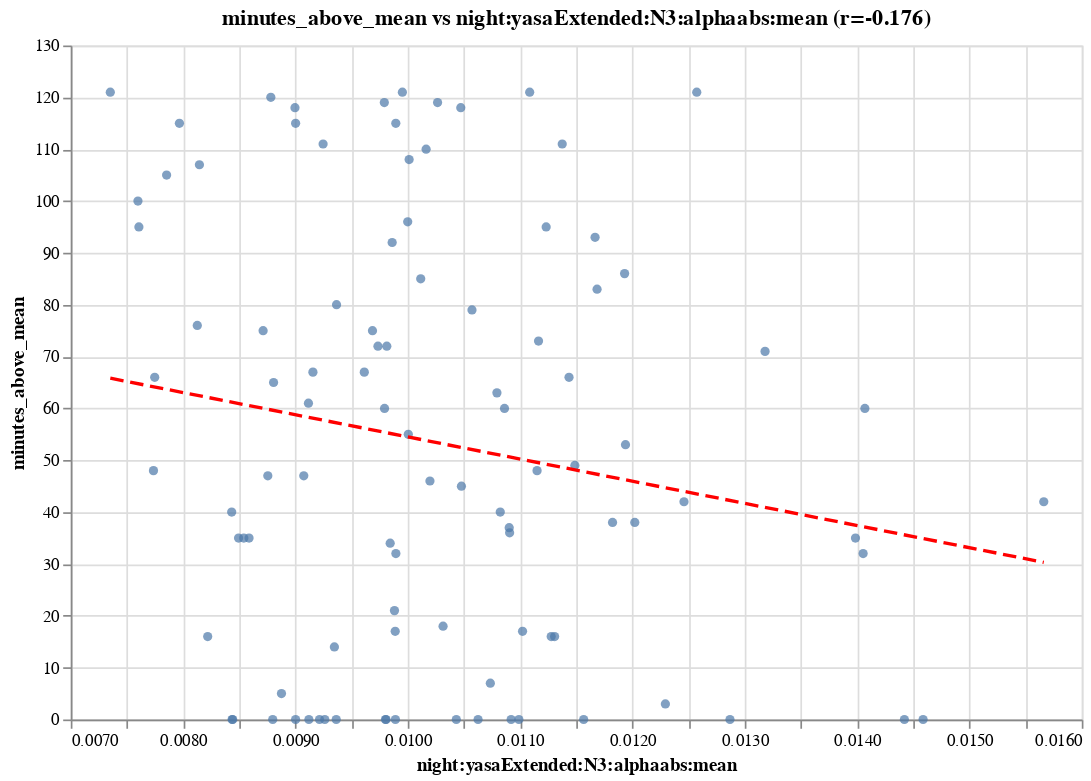

The notebook cell this image was saved under:
### Code cell
import altair as alt


col = "night:yasaExtended:N3:alphaabs:mean"
against = "minutes_above_mean"



plot_df = pd.DataFrame({
    'dayAndNightOf': merged_for_corr['dayAndNightOf'],
    'x': merged_for_corr[col],
    'y': merged_for_corr[against]
}).dropna()  # Remove any rows with missing values

# Calculate correlation
correlation = plot_df['x'].corr(plot_df['y'])

# Create scatter plot with trend line
scatter = alt.Chart(plot_df).mark_circle().encode(
    x=alt.X('x:Q', 
            title=col,
            scale=alt.Scale(zero=False)),
    y=alt.Y('y:Q', 
            title=against,
            scale=alt.Scale(zero=False)),
    tooltip=['dayAndNightOf', 
            alt.Tooltip('x:Q', format='.2f'),
            alt.Tooltip('y:Q', format='.2f')]
)

# Add trend line
trend_line = scatter.transform_regression('x', 'y').mark_line(
    color='red',
    strokeDash=[8, 4]
)

# Combine scatter and trend line
chart = (scatter + trend_line).properties(
    width=600,
    height=400,
    title=f'{against} vs {col} (r={correlation:.3f})'
)

# Display correlation and the chart
print(f"Correlation: {correlation:.3f}")
display(plot_df.head())
chart

### Figure 1 — Vega-Lite specification as saved in the notebook (floating-point values rounded to 4 significant figures)
{"config": {"view": {"continuousWidth": 300, "continuousHeight": 300}}, "layer": [{"mark": {"type": "circle"}, "encoding": {"tooltip": [{"field": "dayAndNightOf", "type": "nominal"}, {"field": "x", "format": ".2f", "type": "quantitative"}, {"field": "y", "format": ".2f", "type": "quantitative"}], "x": {"field": "x", "scale": {"zero": false}, "title": "night:yasaExtended:N3:alphaabs:mean", "type": "quantitative"}, "y": {"field": "y", "scale": {"zero": false}, "title": "minutes_above_mean", "type": "quantitative"}}}, {"mark": {"type": "line", "color": "red", "strokeDash": [8, 4]}, "encoding": {"tooltip": [{"field": "dayAndNightOf", "type": "nominal"}, {"field": "x", "format": ".2f", "type": "quantitative"}, {"field": "y", "format": ".2f", "type": "quantitative"}], "x": {"field": "x", "scale": {"zero": false}, "title": "night:yasaExtended:N3:alphaabs:mean", "type": "quantitative"}, "y": {"field": "y", "scale": {"zero": false}, "title": "minutes_above_mean", "type": "quantitative"}}, "transform": [{"on": "x", "regression": "y"}]}], "data": {"name": "data-ea87910501b9d32461e3b82953cb05e0"}, "height": 400, "title": "minutes_above_mean vs night:yasaExtended:N3:alphaabs:mean (r=-0.176)", "width": 600, "$schema": "https://vega.github.io/schema/vega-lite/v5.20.1.json", "datasets": {"data-ea87910501b9d32461e3b82953cb05e0": [{"dayAndNightOf": "2024-07-14", "x": 0.01092, "y": 0}, {"dayAndNightOf": "2024-07-15", "x": 0.009116, "y": 61}, {"dayAndNightOf": "2024-07-16", "x": 0.01407, "y": 60}, {"dayAndNightOf": "2024-07-17", "x": 0.009807, "y": 0}, {"dayAndNightOf": "2024-07-21", "x": 0.01099, "y": 0}, {"dayAndNightOf": "2024-07-22", "x": 0.009214, "y": 0}, {"dayAndNightOf": "2024-07-27", "x": 0.01079, "y": 63}, {"dayAndNightOf": "2024-08-18", "x": 0.01405, "y": 32}, {"dayAndNightOf": "2024-08-19", "x": 0.01063, "y": 0}, {"dayAndNightOf": "2024-08-20", "x": 0.01109, "y": 121}, {"dayAndNightOf": "2024-08-21", "x": 0.009791, "y": 119}, {"dayAndNightOf": "2024-08-22", "x": 0.01246, "y": 42}, {"dayAndNightOf": "2024-08-23", "x": 0.01027, "y": 119}, {"dayAndNightOf": "2024-08-24", "x": 0.01169, "y": 83}, {"dayAndNightOf": "2024-08-25", "x": 0.0102, "y": 46}, {"dayAndNightOf": "2024-09-01", "x": 0.01257, "y": 121}, {"dayAndNightOf": "2024-09-02", "x": 0.01137, "y": 111}, {"dayAndNightOf": "2024-09-03", "x": 0.01001, "y": 108}, {"dayAndNightOf": "2024-09-04", "x": 0.008126, "y": 76}, {"dayAndNightOf": "2024-09-05", "x": 0.008781, "y": 120}, {"dayAndNightOf": "2024-09-11", "x": 0.01167, "y": 93}, {"dayAndNightOf": "2024-09-13", "x": 0.009999, "y": 96}, {"dayAndNightOf": "2024-09-15", "x": 0.009893, "y": 115}, {"dayAndNightOf": "2024-09-17", "x": 0.008712, "y": 75}, {"dayAndNightOf": "2024-09-20", "x": 0.007598, "y": 100}, {"dayAndNightOf": "2024-09-25", "x": 0.008805, "y": 65}, {"dayAndNightOf": "2024-09-28", "x": 0.007747, "y": 66}, {"dayAndNightOf": "2024-09-30", "x": 0.007853, "y": 105}, {"dayAndNightOf": "2024-10-01", "x": 0.009246, "y": 111}, {"dayAndNightOf": "2024-10-04", "x": 0.009261, "y": 0}, {"dayAndNightOf": "2024-10-05", "x": 0.009002, "y": 115}, {"dayAndNightOf": "2024-10-06", "x": 0.009793, "y": 60}, {"dayAndNightOf": "2024-10-07", "x": 0.009861, "y": 92}, {"dayAndNightOf": "2024-10-08", "x": 0.01047, "y": 118}, {"dayAndNightOf": "2024-10-09", "x": 0.009613, "y": 67}, {"dayAndNightOf": "2024-10-11", "x": 0.01048, "y": 45}, {"dayAndNightOf": "2024-10-23", "x": 0.008587, "y": 35}, {"dayAndNightOf": "2024-10-24", "x": 0.008798, "y": 0}, {"dayAndNightOf": "2024-10-30", "x": 0.009002, "y": 0}, {"dayAndNightOf": "2024-11-01", "x": 0.009366, "y": 80}, {"dayAndNightOf": "2024-11-02", "x": 0.01074, "y": 7}, {"dayAndNightOf": "2024-11-04", "x": 0.009156, "y": 67}, {"dayAndNightOf": "2024-11-05", "x": 0.008219, "y": 16}, {"dayAndNightOf": "2024-11-07", "x": 0.009347, "y": 14}, {"dayAndNightOf": "2024-11-08", "x": 0.008494, "y": 35}, {"dayAndNightOf": "2024-11-09", "x": 0.008442, "y": 0}, {"dayAndNightOf": "2024-11-12", "x": 0.009074, "y": 47}, {"dayAndNightOf": "2024-11-16", "x": 0.008436, "y": 0}, {"dayAndNightOf": "2024-11-21", "x": 0.007967, "y": 115}, {"dayAndNightOf": "2024-11-23", "x": 0.009686, "y": 75}, {"dayAndNightOf": "2024-11-28", "x": 0.01131, "y": 16}, {"dayAndNightOf": "2024-11-29", "x": 0.01, "y": 55}, {"dayAndNightOf": "2024-11-30", "x": 0.008145, "y": 107}, {"dayAndNightOf": "2024-12-05", "x": 0.01082, "y": 40}, {"dayAndNightOf": "2024-12-06", "x": 0.008876, "y": 5}, {"dayAndNightOf": "2024-12-07", "x": 0.009882, "y": 21}, {"dayAndNightOf": "2024-12-08", "x": 0.01012, "y": 85}, {"dayAndNightOf": "2024-12-09", "x": 0.01115, "y": 48}, {"dayAndNightOf": "2024-12-12", "x": 0.009888, "y": 17}, {"dayAndNightOf": "2024-12-17", "x": 0.008754, "y": 47}, {"dayAndNightOf": "2024-12-18", "x": 0.009363, "y": 0}, {"dayAndNightOf": "2024-12-19", "x": 0.007606, "y": 95}, {"dayAndNightOf": "2024-12-21", "x": 0.01566, "y": 42}, {"dayAndNightOf": "2024-12-27", "x": 0.00912, "y": 0}, {"dayAndNightOf": "2024-12-28", "x": 0.01043, "y": 0}, {"dayAndNightOf": "2024-12-29", "x": 0.01193, "y": 86}, {"dayAndNightOf": "2024-12-30", "x": 0.007352, "y": 121}, {"dayAndNightOf": "2025-01-05", "x": 0.008432, "y": 40}, {"dayAndNightOf": "2025-01-06", "x": 0.01102, "y": 17}, {"dayAndNightOf": "2025-01-07", "x": 0.01116, "y": 73}, {"dayAndNightOf": "2025-01-16", "x": 0.01123, "y": 95}, {"dayAndNightOf": "2025-01-19", "x": 0.01086, "y": 60}, {"dayAndNightOf": "2025-01-21", "x": 0.01318, "y": 71}, {"dayAndNightOf": "2025-01-22", "x": 0.01194, "y": 53}, {"dayAndNightOf": "2025-01-23", "x": 0.01202, "y": 38}, {"dayAndNightOf": "2025-01-27", "x": 0.009952, "y": 121}, {"dayAndNightOf": "2025-01-28", "x": 0.009813, "y": 72}, {"dayAndNightOf": "2025-01-30", "x": 0.01057, "y": 79}, {"dayAndNightOf": "2025-01-31", "x": 0.008996, "y": 118}, {"dayAndNightOf": "2025-02-04", "x": 0.01149, "y": 49}, {"dayAndNightOf": "2025-02-05", "x": 0.01157, "y": 0}, {"dayAndNightOf": "2025-02-09", "x": 0.01399, "y": 35}, {"dayAndNightOf": "2025-02-10", "x": 0.01144, "y": 66}, {"dayAndNightOf": "2025-02-11", "x": 0.01128, "y": 16}, {"dayAndNightOf": "2025-02-12", "x": 0.01442, "y": 0}, {"dayAndNightOf": "2025-02-13", "x": 0.009735, "y": 72}, {"dayAndNightOf": "2025-02-15", "x": 0.009843, "y": 34}, {"dayAndNightOf": "2025-02-16", "x": 0.01182, "y": 38}, {"dayAndNightOf": "2025-02-18", "x": 0.0109, "y": 37}, {"dayAndNightOf": "2025-02-19", "x": 0.009894, "y": 32}, {"dayAndNightOf": "2025-02-23", "x": 0.01229, "y": 3}, {"dayAndNightOf": "2025-02-24", "x": 0.01016, "y": 110}, {"dayAndNightOf": "2025-02-26", "x": 0.01287, "y": 0}, {"dayAndNightOf": "2025-02-27", "x": 0.01459, "y": 0}, {"dayAndNightOf": "2025-03-01", "x": 0.009801, "y": 0}, {"dayAndNightOf": "2025-03-05", "x": 0.00854, "y": 35}, {"dayAndNightOf": "2025-03-07", "x": 0.01031, "y": 18}, {"dayAndNightOf": "2025-03-08", "x": 0.01091, "y": 36}, {"dayAndNightOf": "2025-03-20", "x": 0.007736, "y": 48}, {"dayAndNightOf": "2025-03-22", "x": 0.00989, "y": 0}]}}
